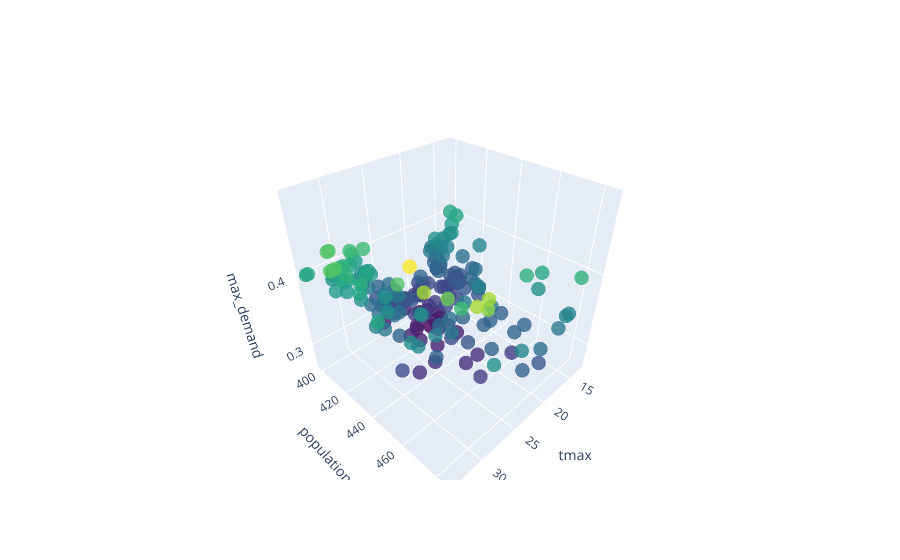

Notebook code cell kept with this figure:
### Code cell
# Create a Plotly trace for a 3D scatter plot
trace = go.Scatter3d(
    x=training_data['tmax'],
    y=training_data['Population_k'],
    z=training_data['Max_Demand_GW'],
    mode='markers',
    marker=dict(
        size=5,
        color=training_data['Max_Demand_GW'],  # Color by z-value for example
        colorscale='Viridis',  # Choose a colorscale
        opacity=0.8
    )
)

# Create the layout for the plot
layout = go.Layout(
    scene=dict(
        xaxis=dict(title='tmax'),
        yaxis=dict(title='population'),
        zaxis=dict(title='max_demand')
    )
)

# Create the figure
fig = go.Figure(data=[trace], layout=layout)

# Display the interactive plot
fig.show()

### Figure 1 — Plotly figure (JSON) as saved in the notebook; plotly's stock layout.template omitted (floating-point values rounded to 4 significant figures; data arrays with more than 128 entries replaced by an {"elided": "..."} marker saying what was removed)
{"data": [{"marker": {"color": {"elided": "192 float values"}, "colorscale": [[0, "#440154"], [0.1111, "#482878"], [0.2222, "#3e4989"], [0.3333, "#31688e"], [0.4444, "#26828e"], [0.5556, "#1f9e89"], [0.6667, "#35b779"], [0.7778, "#6ece58"], [0.8889, "#b5de2b"], [1, "#fde725"]], "opacity": 0.8, "size": 5}, "mode": "markers", "type": "scatter3d", "x": {"elided": "192 float values"}, "y": {"elided": "192 float values"}, "z": {"elided": "192 float values"}}], "layout": {"scene": {"xaxis": {"title": {"text": "tmax"}}, "yaxis": {"title": {"text": "population"}}, "zaxis": {"title": {"text": "max_demand"}}}}}
